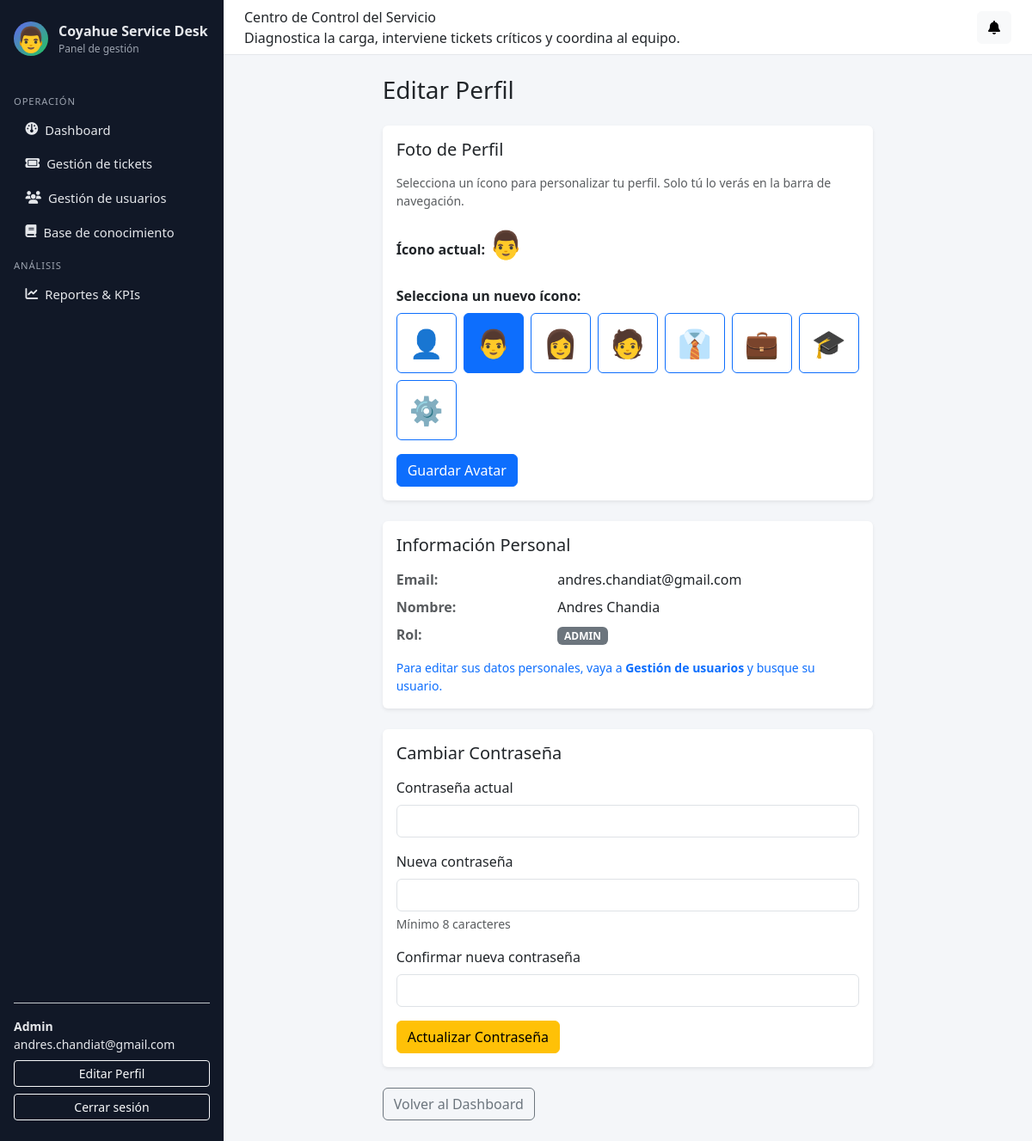
The app's page /panel/perfil/editar/ (signed in) with its own data.
### accounts/models.py (models this page shows, shortened)
class Usuario(AbstractUser):
    username = None
    email = models.EmailField("email address", unique=True)
    rol = models.ForeignKey(
        Rol,
        on_delete=models.PROTECT,
        related_name="usuarios",
        null=True,
        blank=True,
    )
    telefono = models.CharField(max_length=30, blank=True)
    departamento = models.CharField(max_length=100, blank=True)
    activo = models.BooleanField(default=True)
    AVATAR_CHOICES = [
        ('👤', '👤 Persona'),
        ('👨', '👨 Hombre'),
        ('👩', '👩 Mujer'),
        ('🧑', '🧑 Persona neutra'),
        ('👔', '👔 Profesional'),
        ('💼', '💼 Ejecutivo'),
        ('🎓', '🎓 Estudiante'),
        ('⚙️', '⚙️ Técnico'),
    ]
    avatar = models.CharField(
        max_length=10,
        choices=AVATAR_CHOICES,
        default='👤',
        help_text="Ícono de perfil personalizado"
    )
    fecha_creacion = models.DateTimeField(auto_now_add=True)
    fecha_actualizacion = models.DateTimeField(auto_now=True)
    USERNAME_FIELD = "email"
    REQUIRED_FIELDS: list[str] = []  # no pedimos username, solo email + password
    objects = UsuarioManager()

class Rol(models.Model):
    nombre_rol = models.CharField(max_length=50, unique=True)
    descripcion = models.TextField(blank=True)
    permisos = models.JSONField(default=dict, blank=True)
    fecha_creacion = models.DateTimeField(auto_now_add=True)

### accounts/views.py (the view, shortened to what this page needs)
# urls.py: path("panel/perfil/editar/", editar_perfil, name="editar_perfil"),
@login_required
def editar_perfil(request):
    return render(request, "editar_perfil.html", {
        "avatares": Usuario.AVATAR_CHOICES,
    })

### notifications/context_processors.py (called while the page is built)
def notificaciones_context(request):
    if not request.user.is_authenticated:
        return {}
    qs = Notificacion.objects.filter(
        usuario_destino=request.user,
        leida=False
    ).order_by("-fecha_envio")
    return {
        "notificaciones_no_leidas": qs,
        "total_notificaciones_no_leidas": qs.count(),
    }

### templates/editar_perfil.html (shortened to what this page needs)
{% extends "base_admin.html" %}
{% block content %}
<div class="container">
    <div class="row justify-content-center">
        <div class="col-lg-8">
            <h1 class="h3 mb-4">
                 Editar Perfil
            </h1>
            <div class="card shadow-sm border-0 mb-4">
                <div class="card-body">
                    <h5 class="card-title mb-3">
                         Foto de Perfil
                    </h5>
                    <p class="text-muted small mb-3">
                        Selecciona un ícono para personalizar tu perfil. Solo tú lo verás en la barra de navegación.
                    </p>
                    <form method="post">
                        <div class="mb-3">
                            <label class="form-label fw-bold">Ícono actual: <span style="font-size: 2rem;">{{ user.avatar }}</span></label>
                        </div>
                        <div class="mb-3">
                            <label class="form-label fw-bold">Selecciona un nuevo ícono:</label>
                            <div class="d-flex flex-wrap gap-2">
                                {% for valor, etiqueta in avatares %}
                                    <label class="btn btn-outline-primary" for="avatar_{{ forloop.counter }}" style="font-size: 2rem; width: 70px; height: 70px; display: flex; align-items: center; justify-content: center;">
                                        {{ valor }}
                                    </label>
                                {% endfor %}
                            </div>
                        </div>
                        <button type="submit" class="btn btn-primary">
                             Guardar Avatar
                        </button>
                    </form>
                </div>
            </div>
            <div class="card shadow-sm border-0 mb-4">
                <div class="card-body">
                    <h5 class="card-title mb-3">
                         Información Personal
                    </h5>
                    <div class="row mb-2">
                        <div class="col-4 fw-bold text-muted">Email:</div>
                        <div class="col-8">{{ user.email }}</div>
                    </div>
                    <div class="row mb-2">
                        <div class="col-4 fw-bold text-muted">Nombre:</div>
                        <div class="col-8">{{ user.first_name }} {{ user.last_name }}</div>
                    </div>
                    <div class="row mb-2">
                        <div class="col-4 fw-bold text-muted">Rol:</div>
                        <div class="col-8">
                            <span class="badge bg-secondary">{{ user.rol.nombre_rol }}</span>
                        </div>
                    </div>
                    {% if user.rol.nombre_rol == "ADMIN" %}
                        <p class="text-primary small mb-0 mt-3">
                             Para editar sus datos personales, vaya a <strong>Gestión de usuarios</strong> y busque su usuario.
                        </p>
                    {% else %}
                        <p class="text-muted small mb-0 mt-3">
                            <i class="bi bi-lock-fill"></i> Estos datos no son editables. Contacta al administrador si necesitas cambiarlos.
                        </p>
                    {% endif %}
                </div>
            </div>
            <div class="card shadow-sm border-0 mb-4">
                <div class="card-body">
                    <h5 class="card-title mb-3">
                         Cambiar Contraseña
                    </h5>
                    <form method="post">
                        <div class="mb-3">
                            <label for="password_actual" class="form-label">Contraseña actual</label>
                            <input type="password" name="password_actual" id="password_actual" class="form-control" required>
                        </div>
                        <div class="mb-3">
                            <label for="password_nueva" class="form-label">Nueva contraseña</label>
                            <input type="password" name="password_nueva" id="password_nueva" class="form-control" minlength="8" required>
                            <div class="form-text">Mínimo 8 caracteres</div>
                        </div>
                        <div class="mb-3">
                            <label for="password_confirmar" class="form-label">Confirmar nueva contraseña</label>
                            <input type="password" name="password_confirmar" id="password_confirmar" class="form-control" minlength="8" required>
                        </div>
                        <button type="submit" class="btn btn-warning">
                             Actualizar Contraseña
                        </button>
                    </form>
                </div>
            </div>
            <a href="{% if user.rol.nombre_rol == 'ADMIN' %}{% url 'dashboard_admin' %}{% elif user.rol.nombre_rol == 'TECNICO' %}{% url 'dashboard_tecnico' %}{% else %}{% url 'dashboard_usuario' %}{% endif %}" class="btn btn-outline-secondary">
                 Volver al Dashboard
            </a>
        </div>
    </div>
</div>
{% endblock %}

### templates/base_admin.html (shortened to what this page needs)
{% load static %}
<!DOCTYPE html>
<html lang="es">
<head>
    <link href="https://cdn.jsdelivr.net/npm/bootstrap@5.3.2/dist/css/bootstrap.min.css" rel="stylesheet"/>
    <link rel="stylesheet"
        href="https://cdnjs.cloudflare.com/ajax/libs/font-awesome/6.5.0/css/all.min.css"
/>
</head>
<body>
<div class="layout-wrapper">
    <aside class="sidebar">
        <div class="sidebar-brand">
            <div class="sidebar-brand-icon" style="font-size: 1.8rem;">{{ user.avatar }}</div>
            <div>
                <div class="fw-semibold">Coyahue Service Desk</div>
                <div style="font-size: 0.75rem; color: #9ca3af;">Panel de gestión</div>
            </div>
        </div>
        <nav class="sidebar-nav">
            <div class="sidebar-section-title">Operación</div>
            {% if request.user.is_authenticated and request.user.rol %}
                {% if request.user.rol.nombre_rol|upper == "ADMIN" %}
                    <a href="{% url 'dashboard_admin' %}" class="{% if request.resolver_match.url_name == 'dashboard_admin' %}active-link{% endif %}">
                        <i class="fa-solid fa-gauge"></i> <span>Dashboard</span>
                    </a>
                    <a href="{% url 'tickets_listar' %}" class="{% if request.resolver_match.url_name == 'tickets_listar' %}active-link{% endif %}">
                        <i class="fa-solid fa-ticket"></i> <span>Gestión de tickets</span>
                    </a>
                    <a href="{% url 'usuarios_listar' %}" class="{% if request.resolver_match.url_name in 'usuarios_listar usuarios_crear usuarios_editar usuarios_eliminar' %}active-link{% endif %}">
                        <i class="fa-solid fa-users"></i> <span>Gestión de usuarios</span>
                    </a>
                    <a href="{% url 'faq_admin_listar' %}" class="{% if 'faq_admin' in request.resolver_match.url_name %}active-link{% endif %}">
                        <i class="fa-solid fa-book"></i> <span>Base de conocimiento</span>
                    </a>
                    <div class="sidebar-section-title">Análisis</div>
                    <a href="{% url 'reportes_dashboard' %}" class="{% if request.resolver_match.url_name == 'reportes_dashboard' %}active-link{% endif %}">
                        <i class="fa-solid fa-chart-line"></i> <span>Reportes & KPIs</span>
                    </a>
                {% endif %}
            {% endif %}
        </nav>
        <div class="mt-auto pt-3 border-top border-secondary-subtle small">
            {% if request.user.is_authenticated %}
                <div class="fw-semibold">
                    {% if request.user.rol %}
                        {{ request.user.rol.nombre_rol|title }}
                    {% else %} Usuario {% endif %}
                </div>
                <div class="text-truncate">{{ request.user.email }}</div>
                <a href="{% url 'editar_perfil' %}" class="btn btn-outline-light btn-sm w-100 mt-2">
                     Editar Perfil
                </a>
                <form method="post" action="{% url 'logout' %}" class="mt-2">
                    <button class="btn btn-outline-light btn-sm w-100" type="submit">Cerrar sesión</button>
                </form>
            {% endif %}
        </div>
    </aside>
    <div class="main-area">
        <header class="topbar">
            <div>
                <div class="topbar-title">Centro de Control del Servicio</div>
                <div class="topbar-subtitle">Diagnostica la carga, interviene tickets críticos y coordina al equipo.</div>
            </div>
            <div class="d-flex align-items-center gap-3">
                <div class="dropdown">
                    <button class="btn btn-light position-relative" data-bs-toggle="dropdown">
                        <i class="fa-solid fa-bell"></i>
                    </button>
                </div>
            </div>
        </header>
        <main class="content">
            {% block content %}{% endblock %}
        </main>
    </div>
</div>
</body>
</html>

### templates/base_admin.html (style rules this page uses)
body { font-family: system-ui, -apple-system, BlinkMacSystemFont, "Segoe UI", sans-serif; background-color: #f4f6f9; }
.layout-wrapper { min-height: 100vh; display: flex; flex-direction: row; }
.sidebar { width: 260px; background: #111827; color: #e5e7eb; padding: 1.5rem 1rem; display: flex; flex-direction: column; gap: 1rem; }
.sidebar-brand { display: flex; align-items: center; gap: 0.75rem; margin-bottom: 1rem; }
.sidebar-brand-icon { width: 40px; height: 40px; border-radius: 999px; background: linear-gradient(135deg, #6366f1, #22c55e); display: flex; align-items: center; justify-content: center; color: #fff; font-weight: 700; }
.sidebar-nav a { display: flex; align-items: center; gap: 0.5rem; padding: 0.55rem 0.85rem; border-radius: 0.45rem; color: #e5e7eb; text-decoration: none; font-size: 0.92rem; }
.sidebar-section-title { text-transform: uppercase; font-size: 0.7rem; letter-spacing: 0.08em; color: #9ca3af; margin-top: 0.75rem; margin-bottom: 0.25rem; }
.main-area { flex: 1; display: flex; flex-direction: column; }
.topbar { height: 64px; background: #ffffff; border-bottom: 1px solid #e5e7eb; display: flex; align-items: center; justify-content: space-between; padding: 0 1.5rem; }
.content { padding: 1.5rem; }

### records on screen
Usuario: avatar "👨", user.rol.nombre_rol "Admin", user.email "andres.chandiat@gmail.com", email "andres.chandiat@gmail.com", first_name "Andres", last_name "Chandia", rol.nombre_rol "ADMIN"

### other values on screen
{{ valor }} "👤" "👨" "👩" "🧑" "👔" "💼" "🎓" "⚙️"
